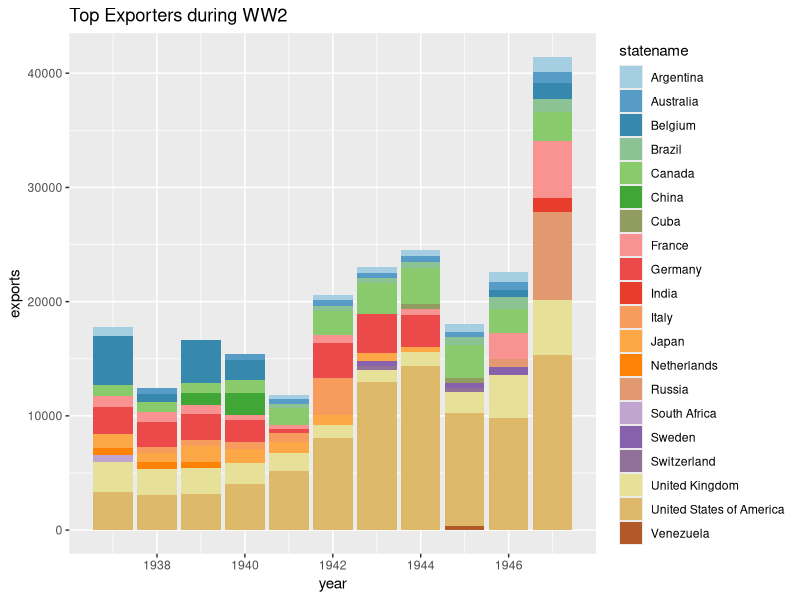
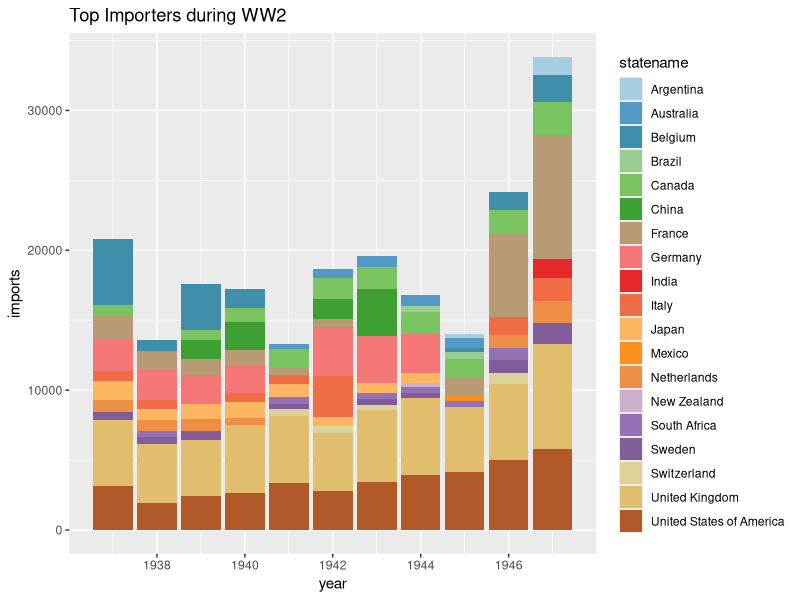

These charts were generated, in order, by the following R code:
## ---- chunk 1
library(ggplot2)
library(dplyr)
library(RColorBrewer)

# Reading both raw DataSets - 
nat_trade <-read.csv(file="./data/COW_Trade_4.0/National_COW_4.0.csv", head=TRUE, sep=",")
#dyad_trade <-read.csv(file="./data/COW_Trade_4.0/Dyadic_COW_4.0.csv", head=TRUE, sep=",")

#Using Dict values
WW2_start <- 1939
WW2_end <- 1945

# Filtering data for the years for WW2 and 2 years before & after.
nat_trade <- nat_trade[nat_trade$year >= (WW2_start-2), ]    
nat_trade <- nat_trade[nat_trade$year <= (WW2_end+2), ] 

#dyad_trade <- dyad_trade[dyad_trade$year > (WW2_start-2) ,]
#dyad_trade = dyad_trade[dyad_trade$year < (WW2_end+2), ]

# Top 10 exporters in the war years
nat_top10_exp <- data.frame(colnames(nat_trade))
#print(nat_top10_exp)

for(yr in (WW2_start-2):(WW2_end+2))
{
  nat_top10_yr <- head(arrange(filter(nat_trade, year == yr), desc(exports)), 10)
  
  if(yr == (WW2_start-2))
    nat_top10_exp <- nat_top10_yr
  else
    nat_top10_exp <- rbind(nat_top10_exp, nat_top10_yr)
}

#print(nat_top10_exp)

#Using distinct color palette
cols <- colorRampPalette(brewer.pal(12, "Paired"))
myPal <- cols(length(unique(nat_top10_exp$statename)))

ggplot(nat_top10_exp, aes(x = year, y = exports, fill = statename)) + 
  geom_bar(stat="identity") +
  scale_fill_manual(values = myPal) +
  ggtitle("Top Exporters during WW2")
  

## ---- chunk 2


# Top 10 importers in the war years
nat_top10_imp <- data.frame(colnames(nat_trade))

for(yr in (WW2_start-2):(WW2_end+2))
{
  nat_top10_yr <- head(arrange(filter(nat_trade, year == yr), desc(imports)), 10)
  
  if(yr == (WW2_start-2))
    nat_top10_imp <- nat_top10_yr
  else
    nat_top10_imp <- rbind(nat_top10_imp, nat_top10_yr)
}

#print(nat_top10_imp)

#Using distinct color palette
cols <- colorRampPalette(brewer.pal(12, "Paired"))
myPal <- cols(length(unique(nat_top10_imp$statename)))

ggplot(nat_top10_imp, aes(x = year, y = imports, fill = statename)) + 
  geom_bar(stat="identity") +
  scale_fill_manual(values = myPal) +
  ggtitle("Top Importers during WW2")
